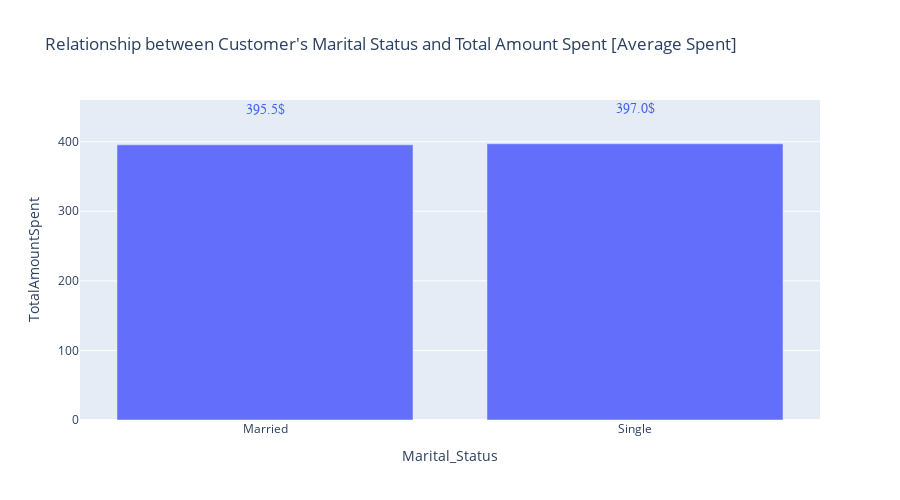

Here is the notebook cell this chart was saved with:
### Code cell
mask = df.groupby("Marital_Status")["TotalAmountSpent"].median()
mask = mask.reset_index()
fig = px.bar(data_frame=mask, x="Marital_Status", y="TotalAmountSpent", height=500, 
             title="Relationship between Customer's Marital Status and Total Amount Spent [Average Spent]")

annotation = []
for x, y in zip(mask["Marital_Status"], mask["TotalAmountSpent"]):
    annotation.append(
        dict(x=x, y=y +50,
             text=str(round(y, 2)) + '$',
             font=dict(family='Arial', size=14, color='rgb(66, 99, 236)'), showarrow=False)
    )
fig.update_xaxes(categoryorder='array', categoryarray= ["21-30", "31-40"])
fig.update_layout(annotations=annotation)

### Figure 1 — Plotly figure (JSON) as saved in the notebook; plotly's stock layout.template omitted (floating-point values rounded to 4 significant figures)
{"data": [{"alignmentgroup": "True", "hovertemplate": "Marital_Status=%{x}<br>TotalAmountSpent=%{y}<extra></extra>", "legendgroup": "", "marker": {"color": "#636efa", "pattern": {"shape": ""}}, "name": "", "offsetgroup": "", "orientation": "v", "showlegend": false, "textposition": "auto", "type": "bar", "x": ["Married", "Single"], "xaxis": "x", "y": [395.5, 397], "yaxis": "y"}], "layout": {"annotations": [{"font": {"color": "rgb(66, 99, 236)", "family": "Arial", "size": 14}, "showarrow": false, "text": "395.5$", "x": "Married", "y": 445.5}, {"font": {"color": "rgb(66, 99, 236)", "family": "Arial", "size": 14}, "showarrow": false, "text": "397.0$", "x": "Single", "y": 447}], "barmode": "relative", "height": 500, "legend": {"tracegroupgap": 0}, "title": {"text": "Relationship between Customer's Marital Status and Total Amount Spent [Average Spent]"}, "xaxis": {"anchor": "y", "categoryarray": ["21-30", "31-40"], "categoryorder": "array", "domain": [0, 1], "title": {"text": "Marital_Status"}}, "yaxis": {"anchor": "x", "domain": [0, 1], "title": {"text": "TotalAmountSpent"}}}}
